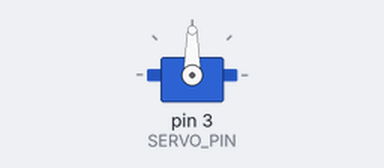
This sketch was run on a simulated Arduino Uno, built with avr-gcc and run on an emulated ATmega328P. Shown: servo. What the sketch prints to the serial monitor is not drawn.

Above: at 0.05 s.
Timing chart, 0 to 5.5 s (numbered marks = the images above):
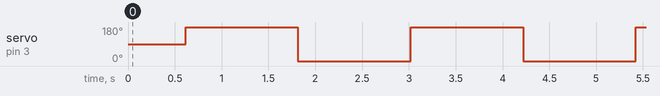

Measured:
- by itself, servo on pin 3 (SERVO_PIN): alternates 180° for 1.2 s and 0° for 1.2 s

The sketch:

playing_with_servo.ino
```cpp
#include <Servo.h>
#define SERVO_PIN 3

Servo Servo1; //create a servo object

int servoAngle = 0;
int count = 0;
long reset_time = 0;


void setup() {
  Serial.begin(9600);
  Servo1.attach(SERVO_PIN);  //attach the pin to the object so that we can send the signal to it
  reset_time = millis();
}

void loop() {
  if (millis() - reset_time > 800*3){
    reset_time = millis();
  }
  else if (millis() - reset_time > 905*2){
    Servo1.write(0);
    Serial.println(millis());
  }
  else if (millis() - reset_time > 615){
    Servo1.write(250);
    Serial.println(millis());
  }
}
```
